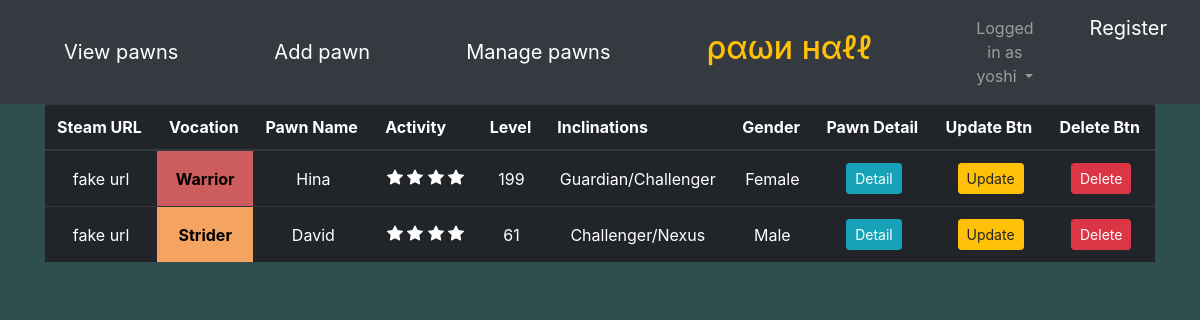
Screenshot of /manage_pawns (signed in) with the database file from the repository.
### pawnlisting/models.py (models this page shows, shortened)
class Pawn(models.Model):
    id = models.AutoField(primary_key=True)
    name = models.CharField(max_length=30)
    vocation = models.CharField(max_length=20, choices=build_choices(vocations))
    level = models.IntegerField()
    gender = models.CharField(max_length=10, choices=build_choices(genders))
    PRIMARY_INCLINATION_CHOICES = build_choices(inclinations)
    SECONDARY_INCLINATION_CHOICES = PRIMARY_INCLINATION_CHOICES[:] + [("None", "None")]
    primary_inclination = models.CharField(max_length=30, choices=PRIMARY_INCLINATION_CHOICES)
    secondary_inclination= models.CharField(max_length=30, choices=SECONDARY_INCLINATION_CHOICES)
    notes = models.TextField(max_length=1000, blank=True)
    picture = models.ImageField(upload_to="pawn_pictures/", null=True, blank=True)
    created_by = models.ForeignKey("auth.User", default=None, null=False, on_delete=models.CASCADE)
    last_modified = models.DateTimeField(default=timezone.now)
    @property
    def activity(self):
        time_since_modified = timezone.now() - self.last_modified
        weeks_since_modified = time_since_modified.days // 7
        return 4 - weeks_since_modified
    @property
    def vocation_color(self):
        if self.vocation == "Fighter" or self.vocation == "Warrior":
            return "red"
        elif self.vocation == "Strider" or self.vocation == "Ranger":
            return "yellow"
        else:
            return "blue"

### pawnlisting/views.py (the view)
# urls.py: path("manage_pawns", views.PawnManager.as_view(), name="manage_pawns"),
class PawnManager(LoginRequiredMixin, TemplateView):
    login_url = "/login/"
    template_name = "pawnlisting/manage_pawns.html"
    def get_context_data(self, **kwargs):
        context = super().get_context_data(**kwargs)
        context["user_pawns"] = Pawn.objects.filter(created_by=self.request.user)
        return context

### pawnlisting/templates/pawnlisting/manage_pawns.html (shortened to what this page needs)
{% include "pawnlisting/base.html" %}
{% load static %}
<link rel="stylesheet" href="{% static 'pawnlisting/css/pawn_list.css' %}">
<div class="container">
    <table class="table table-dark">
    <thead>
        <th scope="col">Steam URL</th>
        <th scope="col">Vocation</th>
        <th scope="col">Pawn Name</th>
        <th scope="col">Activity</th>
        <th scope="col">Level</th>
        <th scope="col">Inclinations</th>
        <th scope="col">Gender</th>
        <th scope="col">Pawn Detail</th>
        <th scope="col">Update Btn</th>
        <th scope="col">Delete Btn</th>
    </thead>
    <tbody>
        {% for pawn in user_pawns %}
            <tr>
                <td>fake url</td>
                <td class="{{ pawn.vocation_color }}-vocation"> <b> {{ pawn.vocation }} </b> </td>
                <td>{{ pawn.name }}</td>
                <td>
                </td>
                <td>{{ pawn.level }}</td>
                <td>{{ pawn.primary_inclination }}/{{ pawn.secondary_inclination }}</td>
                <td>{{ pawn.gender }}</td>
                <td><a href="{% url 'view_pawn' pawn.id %}" class="btn btn-info btn-sm"> Detail </button>
                <td><a href="{% url 'update_pawn' pawn.id %}" class="btn btn-warning btn-sm"> Update </button>
                <td><a href="{% url 'delete_pawn' pawn.id %}" class="btn btn-danger btn-sm"> Delete </button>
            </tr>
        {% endfor %}
    </tbody>
    </table>
</div>

### pawnlisting/templates/pawnlisting/base.html (shortened to what this page needs)
{% load static %}
<head>
    <link rel="stylesheet" href="https://maxcdn.bootstrapcdn.com/bootstrap/4.0.0/css/bootstrap.min.css">
    <link rel="stylesheet" href="{% static 'pawnlisting/css/base.css' %}">
</head>
<nav class="navbar navbar-expand-lg navbar-dark bg-dark">
    <div class="navbar-collapse collapse w-100 dual-collapse2 order-1 order-md-0">
        <ul class="navbar-nav ml-auto text-center">
            <a class="navbar-brand nav-item mx-5" href="{% url 'list_pawn' %}"> View pawns </a>
            <a class="navbar-brand nav-item mx-5" href="{% url 'create_pawn' %}"> Add pawn </a>
            <a class="navbar-brand nav-item mx-5" href="{% url 'manage_pawns' %}"> Manage pawns </a>
        </ul>
    </div>
    <h2 class="text-warning navbar-text nav-item mx-5" style="white-space: nowrap;"> ραωи нαℓℓ </h2>
    <div class="navbar-collapse collapse w-100 dual-collapse2 order-2 order-md-2 mx-5">
        <ul class="navbar-nav mr-auto text-center">
            {% if user.is_authenticated %}
                <li class="nav-item dropdown">
                        <a class="nav-link dropdown-toggle" href="#" id="navbarDropdown" role="button"
                                    data-toggle="dropdown" aria-haspopup="true" aria-expanded="false">
                                    Logged in as {{ user.username }}
                        </a>
                </li>
            {% else %}
                <a class="navbar-brand" href="{% url 'login' %}"> Login </a>
            {% endif %}
            <a class="navbar-brand nav-item mx-5" href="{% url 'register' %}"> Register </a>
        </ul>
    </div>
</nav>

### pawnlisting/static/pawnlisting/css/pawn_list.css (style rules this page uses)
td.red-vocation { background-color: indianred; }
td.yellow-vocation { background-color: sandybrown; }
b { color: black; }
.table td { text-align: center; vertical-align: middle; }
a { color: lightskyblue; }

### rows the page displays
Pawn: vocation "Warrior", name "Hina", level "199", primary_inclination "Guardian", secondary_inclination "Challenger", gender "Female"
Pawn: vocation "Strider", name "David", level "61", primary_inclination "Challenger", secondary_inclination "Nexus", gender "Male"

### other values shown
{{ user.username }} "yoshi"
